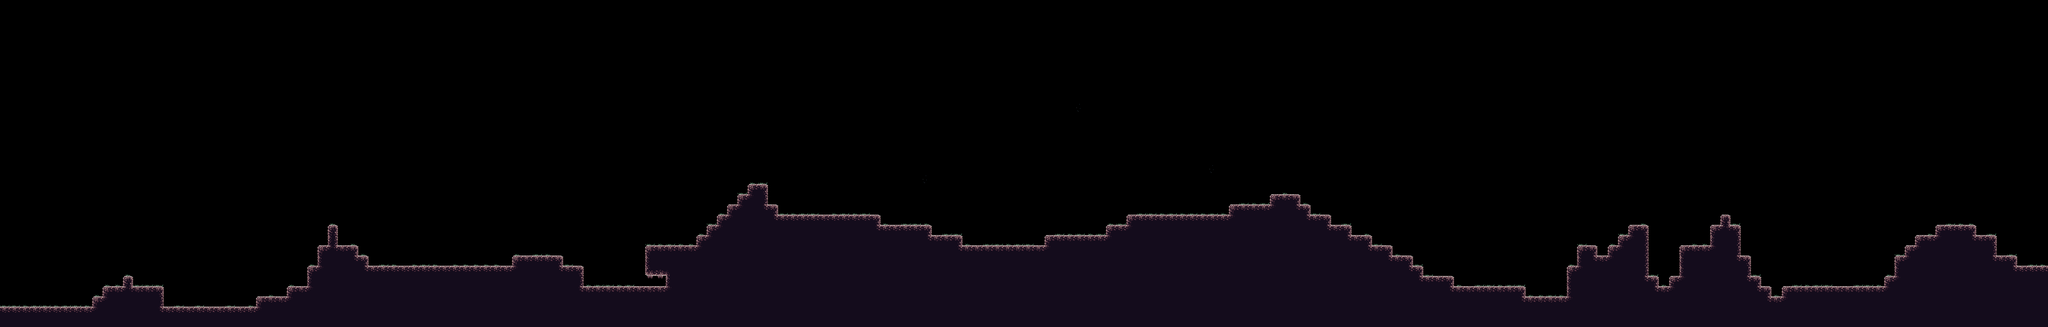

Below is a game level as drawn by its tile map, then a one-line description and the .tmx that defines it (tile-layer data replaced by summaries):
An orthogonal 200x32 tile map with 32x32 px tiles, 1 tile layer (Foreground) and 9 objects (7x enemy, player, exit).

<map version="1.0" orientation="orthogonal" renderorder="right-down" width="200" height="32" tilewidth="32" tileheight="32">
 <tileset firstgid="1" name="platformertiles" tilewidth="32" tileheight="32">
  <image source="../Tiles/platformertiles.png" width="256" height="96" />
  <tile id="0">
   <properties>
    <property name="TileCollision" value="1" />
   </properties>
  </tile>
  <tile id="1">
   <properties>
    <property name="TileCollision" value="1" />
   </properties>
  </tile>
  <tile id="2">
   <properties>
    <property name="TileCollision" value="1" />
   </properties>
  </tile>
  <tile id="4">
   <properties>
    <property name="TileCollision" value="1" />
   </properties>
  </tile>
  <tile id="5">
   <properties>
    <property name="TileCollision" value="1" />
   </properties>
  </tile>
  <tile id="6">
   <properties>
    <property name="TileCollision" value="1" />
   </properties>
  </tile>
  <tile id="7">
   <properties>
    <property name="TileCollision" value="1" />
   </properties>
  </tile>
  <tile id="8">
   <properties>
    <property name="TileCollision" value="1" />
   </properties>
  </tile>
  <tile id="9">
   <properties>
    <property name="TileCollision" value="1" />
   </properties>
  </tile>
  <tile id="10">
   <properties>
    <property name="TileCollision" value="1" />
   </properties>
  </tile>
  <tile id="12">
   <properties>
    <property name="TileCollision" value="1" />
   </properties>
  </tile>
  <tile id="16">
   <properties>
    <property name="TileCollision" value="1" />
   </properties>
  </tile>
  <tile id="17">
   <properties>
    <property name="TileCollision" value="1" />
   </properties>
  </tile>
  <tile id="18">
   <properties>
    <property name="TileCollision" value="1" />
   </properties>
  </tile>
  <tile id="20">
   <properties>
    <property name="TileCollision" value="1" />
   </properties>
  </tile>
  <tile id="21">
   <properties>
    <property name="TileCollision" value="0" />
   </properties>
  </tile>
  <tile id="22">
   <properties>
    <property name="TileCollision" value="0" />
   </properties>
  </tile>
  <tile id="23">
   <properties>
    <property name="TileCollision" value="0" />
   </properties>
  </tile>
 </tileset>
 <layer name="Foreground" width="200" height="32">
  <data>[6400 cells, 1571 non-empty, 17 distinct tile ids]</data>
 </layer>
 <objectgroup name="events">
  <object name="player" x="4" y="893" width="64" height="64" />
  <object name="exit" x="6100" y="672" width="43" height="43" />
 </objectgroup>
 <objectgroup name="enemies">
  <object name="enemy" x="1457" y="808" width="46" height="42">
   <properties>
    <property name="enemyType" value="MonsterA" />
   </properties>
  </object>
  <object name="enemy" x="582" y="928" width="46" height="42">
   <properties>
    <property name="enemyType" value="MonsterB" />
   </properties>
  </object>
  <object name="enemy" x="738" y="928" width="46" height="42">
   <properties>
    <property name="enemyType" value="MonsterC" />
   </properties>
  </object>
  <object name="enemy" x="839" y="896" width="46" height="42">
   <properties>
    <property name="enemyType" value="MonsterD" />
   </properties>
  </object>
  <object name="enemy" x="459" y="874">
   <properties>
    <property name="enemyType" value="MonsterD" />
   </properties>
   <ellipse />
  </object>
  <object name="enemy" x="1362" y="820">
   <properties>
    <property name="enemyType" value="MonsterD" />
   </properties>
   <ellipse />
  </object>
  <object name="enemy" x="1656" y="787">
   <properties>
    <property name="enemyType" value="MonsterD" />
   </properties>
   <ellipse />
  </object>
 </objectgroup>
</map>
